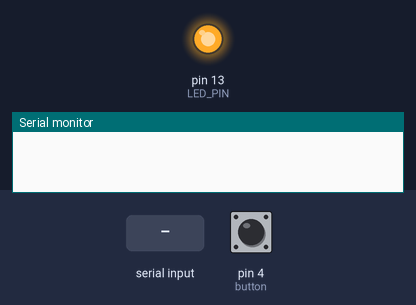
This program was run on a simulated Arduino Uno, built with avr-gcc and run on an emulated ATmega328P. Shown: output pins drawn as LEDs (lit = HIGH), the last lines printed to the serial monitor. Inputs (shaded band) come from the test bench; at power-on: pin 4 (button) LOW.

Above: at 1.2 s.
1.3 s: pin 4 (button) pulled HIGH for 1 s
At 2.3 s:
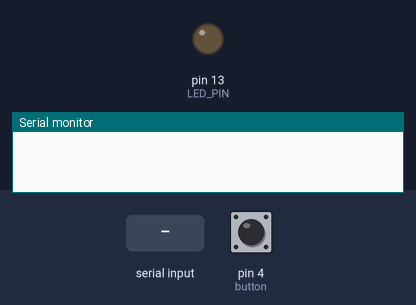
7.5 s: "OFF" received over Serial
10.5 s: pin 4 (button) pulled HIGH for 3.2 s
At 15.0 s:
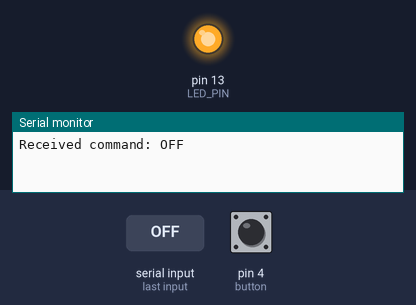
Timing chart, 0 to 16.5 s (numbered marks = the images above; inputs shaded):
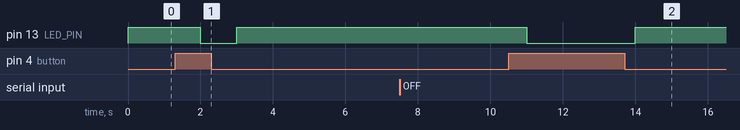

The program:

main.cpp
```cpp
#include <Arduino.h>

#define LED_PIN 13
#define button 4

bool isOn = false;

void setup() {
  pinMode(LED_PIN, OUTPUT);
  pinMode(button, INPUT);
  Serial.begin(9600);
}

void loop() {
  while (Serial.available()) {
    String command = Serial.readString();
    command.trim();
    Serial.println("Received command: " + command);
    if(command == "ON") {
      digitalWrite(LED_PIN, HIGH);
    } else if(command == "OFF") {
      digitalWrite(LED_PIN, LOW);
    }
  }
  int but = digitalRead(button);
  if (but == 1) {
    digitalWrite(LED_PIN, LOW);
    isOn = false;
  } else {
    digitalWrite(LED_PIN, HIGH);
    isOn = true;
  }
  delay(1000);
}
```

Measured:
- after the input at 1.3 s, pin 13 (LED_PIN): HIGH → LOW after 0.70 s, → HIGH 1.0 s later
- after the input at 10.5 s, pin 13 (LED_PIN): HIGH → LOW after 0.50 s, → HIGH 3.0 s later
